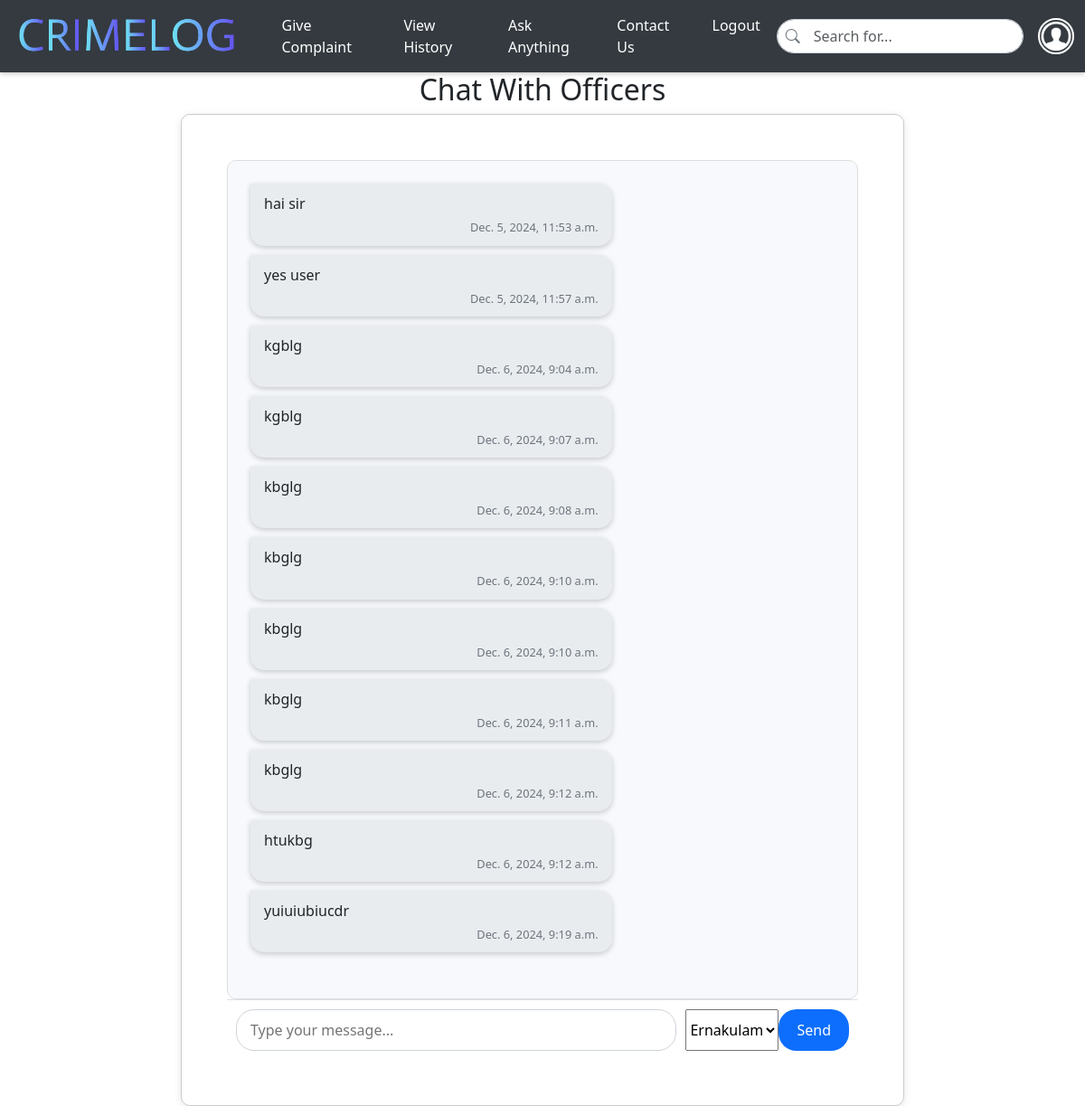
The page /message/ (signed in) on the database as committed earlier.
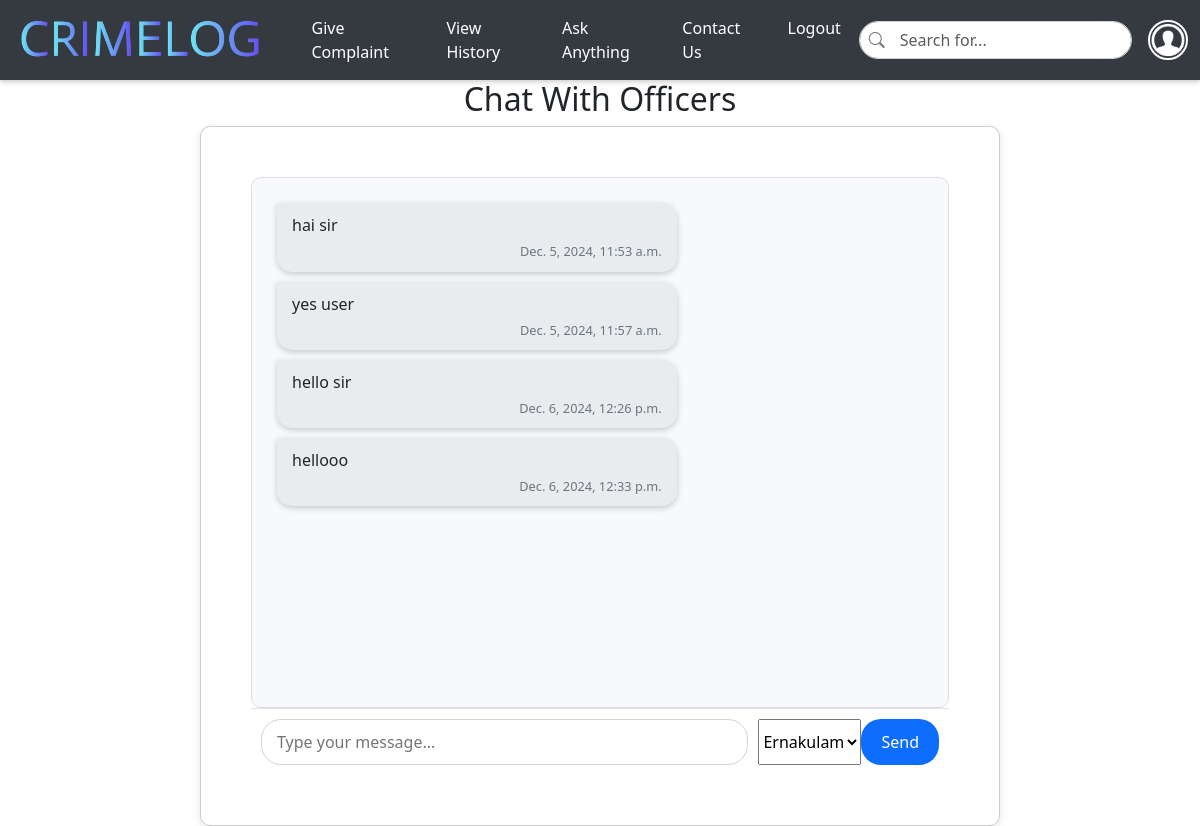
The same page on the database as committed later.
### app/models.py (models this page shows, shortened)
class Chat(models.Model):
    police=models.ForeignKey(Police, on_delete=models.CASCADE)
    user=models.ForeignKey(User, on_delete=models.CASCADE)
    content = models.TextField()
    timestamp = models.DateTimeField(auto_now_add=True)
    is_read = models.BooleanField(default=False)

### app/views.py (the view)
# urls.py: path('message/', views.message, name='message'),
def message(req):
    if 'user' in req.session:  # Check if the user is logged in
        user_email = req.session.get('user')  # Get the user's email from the session
        user = User.objects.get(Email=user_email)  # Retrieve the user object using email
        police_officers = Police.objects.all()  # Fetch all police officers
        data1 = Chat.objects.filter(user=user).order_by('id')
        if req.method == 'POST':
            msg = req.POST.get('content')  # Get the message content
            police_id = req.POST.get('police_id')  # Get the police officer's ID
            if msg and police_id:
                police = Police.objects.get(pk=police_id)  # Retrieve the police officer
                Chat.objects.create(user=user, police=police, content=msg)
        return render(req, 'user/message.html', {
            'data1': data1,
            'police_officers': police_officers,
        })
    else:
        return redirect('login')  # Redirect to login if the user is not logged in

### templates/user/message.html (shortened to what this page needs)
<!DOCTYPE html>
<html lang="en">
<head>
    <link href="https://cdn.jsdelivr.net/npm/bootstrap@5.3.3/dist/css/bootstrap.min.css" rel="stylesheet">
    <link href="https://cdn.jsdelivr.net/npm/bootstrap-icons/font/bootstrap-icons.css" rel="stylesheet">
</head>
<body>
    <nav id="nav" class="navbar navbar-expand-lg navbar-dark sticky-top">
        <div class="container-fluid">
            <a class="navbar-brand" href="../userhome">
                <img id="logo" src="../static/images/logo.png" alt="CrimeLog">
            </a>
            <div class="collapse navbar-collapse" id="mynavbar">
                <ul class="navbar-nav me-auto">
                    <li class="nav-item">
                        <a class="nav-link" href="../submit_complaint">Give Complaint</a>
                    </li>
                    <li class="nav-item">
                        <a class="nav-link" href="../userhistory">View History</a>
                    </li>
                    <li class="nav-item">
                        <a class="nav-link" href="../userchat">Ask Anything</a>
                    </li>
                    <li class="nav-item">
                        <a class="nav-link" href="../contactus">Contact Us</a>
                    </li>
                    <li class="nav-item">
                        <a class="nav-link" href="../logout">Logout</a>
                    </li>
                </ul>
                <div class="search-bar">
                    <span class="search-icon"><i class="bi bi-search"></i></span>
                    <form method="post" action="{% url 'usersearch' %}">
                        <input class="form-control" type="text" name="query" placeholder="Search for...">
                    </form>
                </div>
                <div class="dropdown ms-3">
                    <button class="btn btn-link dropdown p-0 border-0" type="button" id="profileDropdown" data-bs-toggle="dropdown" aria-expanded="false">
                        <img src="../static/images/profile.png" alt="Profile" class="profile-img">
                    </button>
                </div>
            </div>
        </div>
    </nav>
    <h2 id="h2">Chat With Officers
        </h2>
    <div id="chat-container">
<div id="chat-box">
    {% for chat in data1 %}
    <div class="message {% if chat.sender == 'user' %}user-message{% else %}officer-message{% endif %}">
        <p class="message-content">{{ chat.content }}</p>
        <span class="timestamp">{{ chat.timestamp }}</span>
    </div>
    {% endfor %}
</div>
        <form id="message-input" method="POST">
            <textarea name="content" rows="1" placeholder="Type your message..."></textarea>
            {% if police_officers %}
                <select name="police_id">
                    {% for officer in police_officers %}
                        <option value="{{ officer.id }}">{{ officer.name }}</option>
                    {% endfor %}
                </select>
            {% else %}
                <input type="hidden" name="user_id" value="{{ user.id }}">
            {% endif %}
            <button type="submit">Send</button>
        </form>
    </div>
</body>
</html>

Rows that differ between the two databases and show on the page:
removed Chat: content "kgblg", timestamp "Dec. 6, 2024, 9:04 a.m."
removed Chat: content "kgblg", timestamp "Dec. 6, 2024, 9:07 a.m."
removed Chat: content "kbglg", timestamp "Dec. 6, 2024, 9:08 a.m."
removed Chat: content "kbglg", timestamp "Dec. 6, 2024, 9:10 a.m."
removed Chat: content "kbglg", timestamp "Dec. 6, 2024, 9:10 a.m."
removed Chat: content "kbglg", timestamp "Dec. 6, 2024, 9:11 a.m."
removed Chat: content "kbglg", timestamp "Dec. 6, 2024, 9:12 a.m."
removed Chat: content "htukbg", timestamp "Dec. 6, 2024, 9:12 a.m."
removed Chat: content "yuiuiubiucdr", timestamp "Dec. 6, 2024, 9:19 a.m."
added Chat: content "hello sir", timestamp "Dec. 6, 2024, 12:26 p.m."
added Chat: content "hellooo", timestamp "Dec. 6, 2024, 12:33 p.m."
